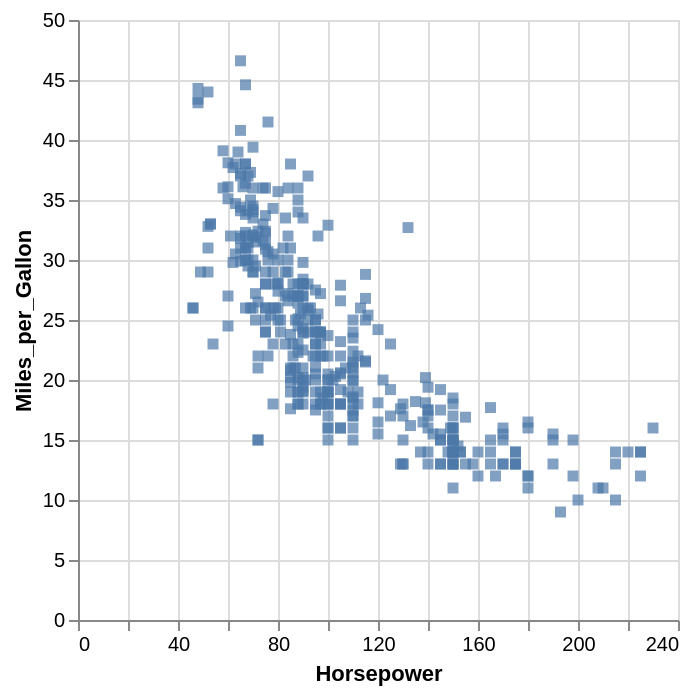

The specification (Vega-Lite) saved for this image:
### Vega-Lite specification from a JSON file in a GitHub repository (floating-point values rounded to 4 significant figures; data arrays with more than 128 entries replaced by an {"elided": "..."} marker saying what was removed)
{"$schema": "https://vega.github.io/schema/vega-lite/v4.json", "data": {"values": {"elided": "406 records"}}, "mark": "square", "encoding": {"x": {"field": "Horsepower", "type": "quantitative"}, "y": {"field": "Miles_per_Gallon", "type": "quantitative"}}}
